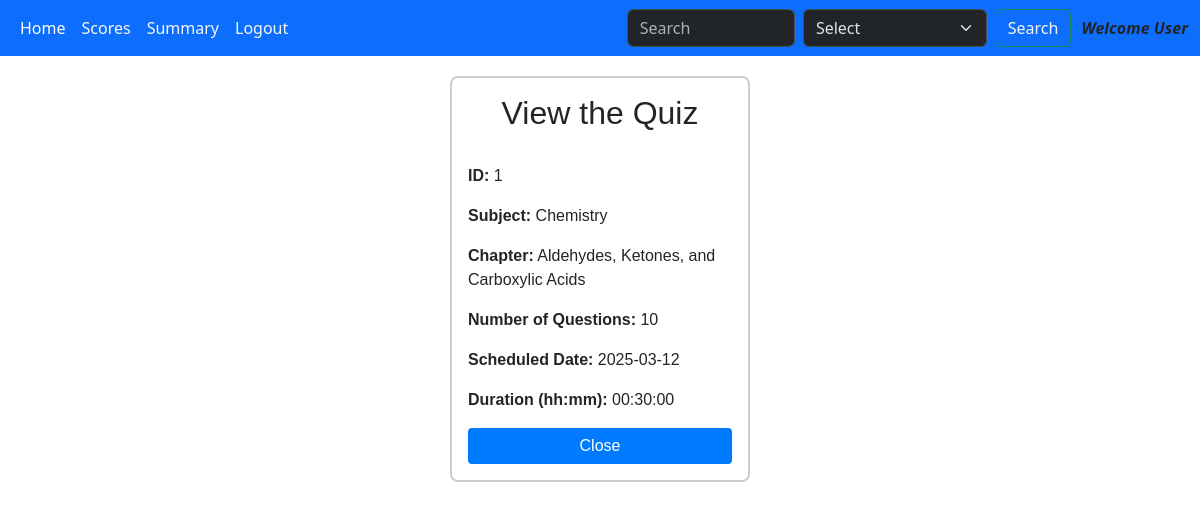
Screenshot of /view/1 with the database file from the repository.
### models.py (models this page shows)
class Quiz(db.Model):
    id = db.Column(db.Integer, primary_key = True)
    chapter_id = db.Column(db.Integer, db.ForeignKey('chapter.id'), nullable = False)
    date_of_quiz = db.Column(db.Date, nullable = False)
    time_duration = db.Column(db.Time, nullable = False)
    quiz_attempted = db.Column(db.Integer())
    questions = db.Relationship('Questions', backref = 'quiz')

class Subject(db.Model):
    id = db.Column(db.Integer, primary_key = True)
    name = db.Column(db.String(120), nullable = False, unique = True)
    description = db.Column(db.String(120))
    chapters = db.relationship('Chapter', backref='subject')

class Chapter(db.Model):
    id = db.Column(db.Integer, primary_key = True)
    name = db.Column(db.String(120), nullable = False, unique = True)
    description = db.Column(db.String(120))
    sub_id = db.Column(db.Integer, db.ForeignKey('subject.id'), nullable = False)
    quizzes = db.Relationship('Quiz', backref = 'chapter')
    chapt_questions = db.Relationship('Questions', backref = 'chapter')

### app.py (the view)
@app.route('/view/<int:quiz_id>')
def view(quiz_id):
    quiz = Quiz.query.filter_by(id = quiz_id).first()
    chapter_id = quiz.chapter_id
    chapter_obj = Chapter.query.filter_by(id = chapter_id).first()
    chapter_name = chapter_obj.name
    sub_id = chapter_obj.sub_id
    sub_obj = Subject.query.filter_by(id = sub_id).first()
    sub_name = sub_obj.name
    return render_template('view.html', quiz = quiz, chapter_name = chapter_name, sub_name = sub_name)

### templates/view.html (shortened to what this page needs)
<!DOCTYPE html>
<html lang="en">
<head>
  <link rel="stylesheet" href="/static/style.css">
  <link href="https://cdn.jsdelivr.net/npm/bootstrap@5.3.3/dist/css/bootstrap.min.css"
  rel="stylesheet"
>
</head>
<body>
  <nav class="navbar navbar-expand-lg bg-primary" data-bs-theme="dark">
    <div class="container-fluid">
      <div class="collapse navbar-collapse" id="navbarSupportedContent">
        <ul class="navbar-nav me-auto mb-2 mb-lg-0">
          <li class="nav-item">
            <a class="nav-link active" aria-current="page" href="/user_dashboard">Home</a>
          </li>
          <li class="nav-item">
            <a class="nav-link" href="/scores" style="color:whitesmoke">Scores</a>
          </li>
          <li class="nav-item dropdown">
            <a class="nav-link" href="/summary_user" style="color:whitesmoke">
              Summary
            </a>
          </li>
          <li class="nav-item">
            <a class="nav-link" style="color:whitesmoke" href="/logout">Logout</a>
          </li>
        </ul>
        <form class="d-flex" role="search">
          <input class="form-control me-2" type="search" placeholder="Search" aria-label="Search">
          <select class="form-select me-2" aria-label="Default select example">
            <option selected>Select</option>
          </select>
          <button class="btn btn-outline-success" type="submit" style="color:whitesmoke">Search</button>
        </form>
        <span style="text-align:center; margin-left:10px; font-style:italic; font-weight: 700;">Welcome User</span>
      </div>
    </div>
  </nav>
  <div class="quiz-container">
    <h2>View the Quiz</h2>
    <div class="quiz-field">
      <label>ID:</label>
      <span>{{ quiz.id }}</span>
    </div>
    <div class="quiz-field">
      <label>Subject:</label>
      <span>{{ sub_name }}</span>
    </div>
    <div class="quiz-field">
      <label>Chapter:</label>
      <span>{{ chapter_name }}</span>
    </div>
    <div class="quiz-field">
      <label>Number of Questions:</label>
      <span>{{ quiz.questions|length }}</span>
    </div>
    <div class="quiz-field">
      <label>Scheduled Date:</label>
      <span>{{ quiz.date_of_quiz }}</span>
    </div>
    <div class="quiz-field">
      <label>Duration (hh:mm):</label>
      <span>{{ quiz.time_duration }}</span>
    </div>
    <a href="/user_dashboard" class="close-btn" style="text-decoration:none; text-align:center">Close</a>
  </div>
</body>
</html>

### static/style.css (style rules this page uses)
* { margin:0px; }
.quiz-container { border: 2px solid #ccc; border-radius: 8px; width: 300px; padding: 16px; margin: 20px auto; font-family: sans-serif; }
.quiz-container h2 { text-align: center; margin-bottom: 1em; }
.quiz-field { margin-bottom: 1em; }
.quiz-field label { font-weight: bold; }
.close-btn { display: block; margin: 0 auto; padding: 6px 12px; border: none; background-color: #007BFF; color: #fff; border-radius: 4px; cursor: pointer; }

### rows the page displays
Quiz: id "1", date_of_quiz "2025-03-12", time_duration "00:30:00"
Subject: name "Chemistry"
Chapter: name "Aldehydes, Ketones, and Carboxylic Acids"

### other values shown
{{ quiz.questions|length }} "10"
